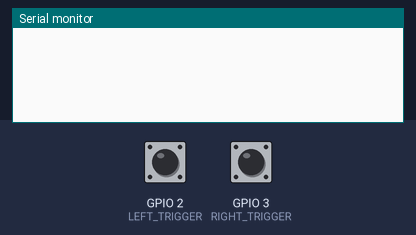
This sketch was run on a simulated ESP32-C3. On the bench: the last lines printed to the serial monitor. The test bench sets the inputs (shaded band); at power-on: GPIO 2 (LEFT_TRIGGER) LOW, GPIO 3 (RIGHT_TRIGGER) LOW.

Above: at 1.2 s.
1.3 s: GPIO 2 (LEFT_TRIGGER) pulled HIGH for 0.15 s
At 1.7 s:
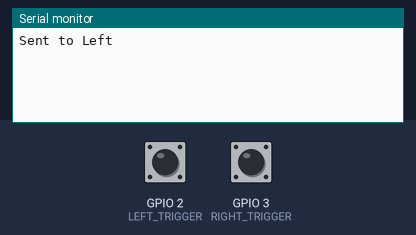
2.9 s: GPIO 3 (RIGHT_TRIGGER) pulled HIGH for 0.15 s
At 4.1 s:
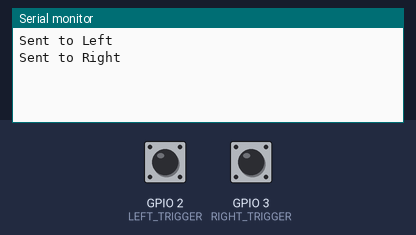

Measured:
- after the input at 1.3 s, the serial monitor: prints a new line at once (image 1)
- after the input at 2.9 s, the serial monitor: prints a new line at once (image 2)

The sketch:

stick_master_esp.ino
```cpp
#include <WiFi.h>
#include <esp_now.h>

// Left & Right Slave MAC Addresses
uint8_t leftSlave[] =  {0x98, 0x3D,0xAE,0xED,0xB4,0xB0}; //L-F -- {0xD8, 0x3B, 0xDA, 0xA3, 0xE5, 0x70} L - {0x98, 0x3D, 0xAE, 0xED, 0xB4, 0xB0}
uint8_t rightSlave[] = {0x98,0x3D,0xAE,0xED,0xCB,0xC0}; //R-F -- {0x98, 0x3D, 0xAE, 0xEE, 0x98, 0x50} R - {0x98, 0x3D, 0xAE, 0xED, 0xCB, 0xC0}


/*// GPIO pins for esp32s3
#define LEFT_TRIGGER 3  // GPIO 6 for Left for pico
#define RIGHT_TRIGGER 2 // GPIO 7 for Right for pico
*/
//for esp32c3
#define LEFT_TRIGGER 2  // GPIO 6 for Left for pico
#define RIGHT_TRIGGER 3 // GPIO 7 for Right for pico

void setup() {
    Serial.begin(115200);

    // Set GPIO as Input
    pinMode(LEFT_TRIGGER, INPUT);
    pinMode(RIGHT_TRIGGER, INPUT);

    WiFi.mode(WIFI_STA);
    if (esp_now_init() != ESP_OK) {
        Serial.println("ESP-NOW Init Failed");
        return;
    }

    // Register Left Slave
    esp_now_peer_info_t peerInfo;
    memset(&peerInfo, 0, sizeof(peerInfo));
    memcpy(peerInfo.peer_addr, leftSlave, 6);
    peerInfo.channel = 0;
    peerInfo.encrypt = false;
    esp_now_add_peer(&peerInfo);

    // Register Right Slave
    memcpy(peerInfo.peer_addr, rightSlave, 6);
    esp_now_add_peer(&peerInfo);
}

void loop() {
    const char *message = "Vibrate!";

    if (digitalRead(LEFT_TRIGGER) == HIGH) {
        esp_err_t result = esp_now_send(leftSlave, (uint8_t *)message, strlen(message));
        Serial.println(result == ESP_OK ? "Sent to Left" : "Failed to send Left");
        delay(200); // Avoid multiple triggers
    }

    if (digitalRead(RIGHT_TRIGGER) == HIGH) {
        esp_err_t result = esp_now_send(rightSlave, (uint8_t *)message, strlen(message));
        Serial.println(result == ESP_OK ? "Sent to Right" : "Failed to send Right");
        delay(200); // Avoid multiple triggers
    }
}
```
